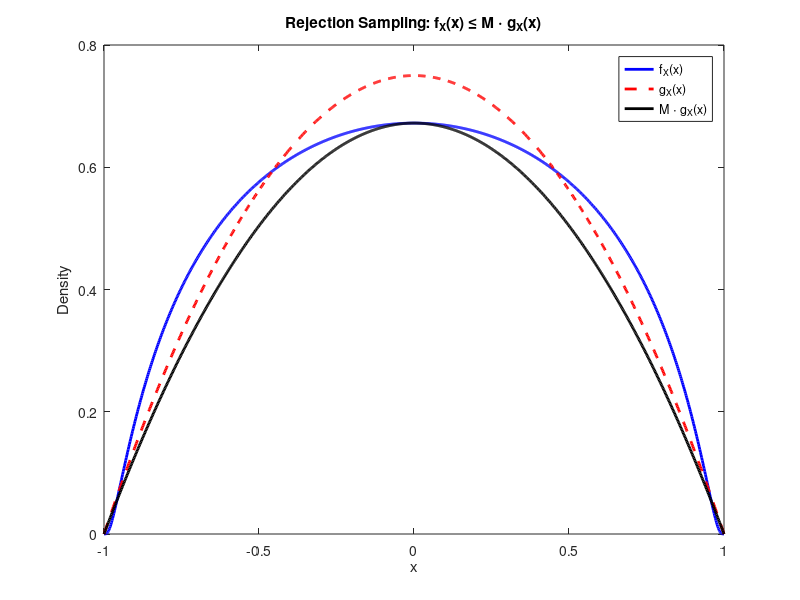

This chart was generated by the following MATLAB code: (Note: this script raises an error after producing the figure.)
n = 1000;
x = linspace(-1, 1, n);
f = exp(-1./sqrt(1 - x.^2));
K = 1 / (trapz(x, f)); % Numerical integration
fX = K * f;
g = 1 - x.^2;
L = 3/4;
gX = L * g;
M = (4 * K / 3) * exp(-1);
MgX = M * gX;

figure(1);
plot(x, fX, 'b-', 'LineWidth', 2, 'DisplayName', 'f_X(x)');
hold on;
plot(x, gX, 'r--', 'LineWidth', 2, 'DisplayName', 'g_X(x)');
plot(x, MgX, 'k-', 'LineWidth', 2, 'DisplayName', 'M \cdot g_X(x)');
legend('show');
xlabel('x');
ylabel('Density');
title('Rejection Sampling: f_X(x) \leq M \cdot g_X(x)');
hold off;



n = 10000;
X = randexpinvsqrt(n,1);
h = 0.1; kerneltype = 'cos';
u = (0.5+(0:n-1))/n;
x = 2*u-1;
fXhat = kernelestimation(x,X,h,kerneltype);
figure(2)
f = exp(-1./(1-x.^2));
dx = initmom(x,0);
K = 1/(f*dx);
fX = K*f;
plot(x,fXhat,'b','linewidth',3);
hold on
plot(x,fX,'r','linewidth',3);
xlabel('x');
ylabel('Density');
title('Kernel Density Estimation vs. True Density');
hold off
axy = axis; axy(2) = 1.1; axy(4) = axy(4)*1.1; axis(axy);
fticks = bestticks(0,axy(4)*1.1,10);
axis off
drawaxes
drawgrids(xticks,fticks)

varX = (fX.*x.^2)*dx
varXhat = mean(X.^2)

% The variance estimator may not be that accurate, but the procedure allows us
% to generate pseudo-random numbers.




varXhat = mean(X.^2);
fprintf('Estimated variance: %f\n', varXhat);

% For comparison, compute true variance numerically
x = linspace(-1, 1, 1000);
f = exp(-1./sqrt(1 - x.^2));
K = 1 / (trapz(x, f));
fX = K * f;
dx = x(2) - x(1);
varX = sum(x.^2 .* fX) * dx;
fprintf('True variance: %f\n', varX);
